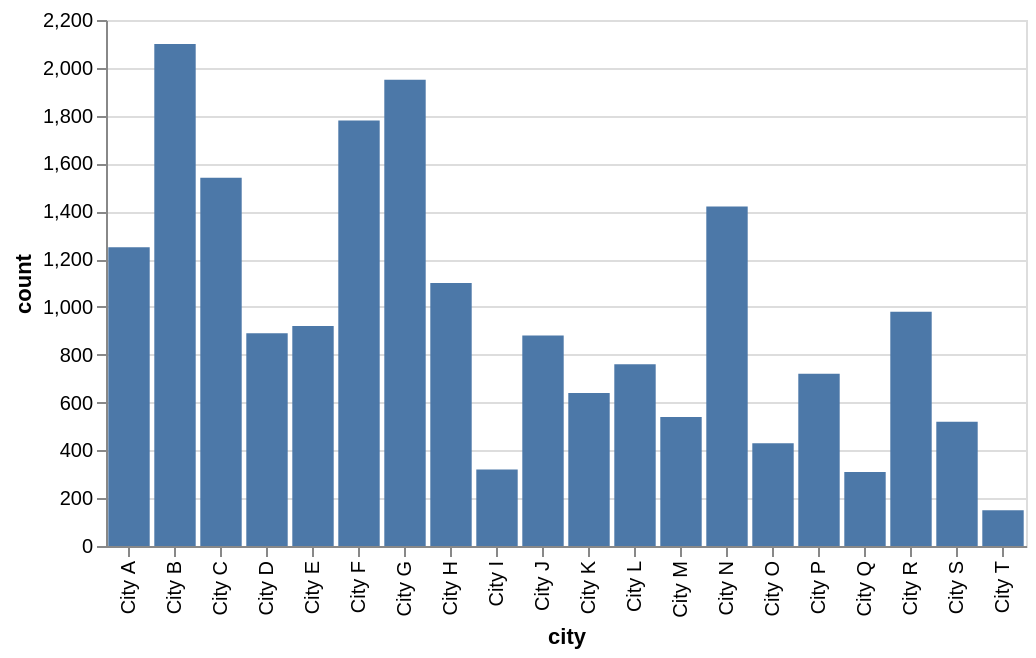

Write the Vega-Lite specification saved for this chart.
### Vega-Lite specification from a JSON file in a GitHub repository (floating-point values rounded to 4 significant figures)
{"mark": "bar", "encoding": {"x": {"field": "city", "type": "nominal", "sort": null}, "y": {"field": "count", "type": "quantitative", "scale": {"zero": true}, "axis": {"format": ",.12~g"}}}, "config": {"view": {"continuousWidth": 400, "continuousHeight": 263}, "axisX": {"labelLimit": 100, "labelFontSize": 10}, "axisY": {"labelFontSize": 10}, "facet": {"spacing": 26}, "mark": {"tooltip": true}}, "width": {"step": 23}, "data": {"values": [{"season": 1735689600, "seasonLabel": "2025-01-01", "region": "N", "city": "City A", "percentage": 85, "count": 1250, "attitude": "strongly agree", "rank": 1}, {"season": 1735689600, "seasonLabel": "2025-01-01", "region": "E", "city": "City B", "percentage": 78, "count": 2100, "attitude": "agree", "rank": 2}, {"season": 1735689600, "seasonLabel": "2025-01-01", "region": "S", "city": "City C", "percentage": 65, "count": 1540, "attitude": "agree", "rank": 4}, {"season": 1735689600, "seasonLabel": "2025-01-01", "region": "W", "city": "City D", "percentage": 42, "count": 890, "attitude": "neutral", "rank": 8}, {"season": 1743465600, "seasonLabel": "2025-04-01", "region": "N", "city": "City E", "percentage": 55, "count": 920, "attitude": "agree", "rank": 6}, {"season": 1743465600, "seasonLabel": "2025-04-01", "region": "E", "city": "City F", "percentage": 92, "count": 1780, "attitude": "strongly agree", "rank": 1}, {"season": 1743465600, "seasonLabel": "2025-04-01", "region": "S", "city": "City G", "percentage": 88, "count": 1950, "attitude": "strongly agree", "rank": 2}, {"season": 1743465600, "seasonLabel": "2025-04-01", "region": "W", "city": "City H", "percentage": 30, "count": 1100, "attitude": "disagree", "rank": 12}, {"season": 1751241600, "seasonLabel": "2025-06-30", "region": "N", "city": "City I", "percentage": 15, "count": 320, "attitude": "strongly disagree", "rank": 20}, {"season": 1751241600, "seasonLabel": "2025-06-30", "region": "E", "city": "City J", "percentage": 60, "count": 880, "attitude": "agree", "rank": 7}, {"season": 1751241600, "seasonLabel": "2025-06-30", "region": "S", "city": "City K", "percentage": 72, "count": 640, "attitude": "agree", "rank": 5}, {"season": 1751241600, "seasonLabel": "2025-06-30", "region": "W", "city": "City L", "percentage": 48, "count": 760, "attitude": "neutral", "rank": 9}, {"season": 1759017600, "seasonLabel": "2025-09-28", "region": "N", "city": "City M", "percentage": 35, "count": 540, "attitude": "disagree", "rank": 15}, {"season": 1759017600, "seasonLabel": "2025-09-28", "region": "E", "city": "City N", "percentage": 81, "count": 1420, "attitude": "strongly agree", "rank": 3}, {"season": 1759017600, "seasonLabel": "2025-09-28", "region": "S", "city": "City O", "percentage": 58, "count": 430, "attitude": "agree", "rank": 10}, {"season": 1759017600, "seasonLabel": "2025-09-28", "region": "W", "city": "City P", "percentage": 66, "count": 720, "attitude": "agree", "rank": 6}, {"season": 1766793600, "seasonLabel": "2025-12-27", "region": "N", "city": "City Q", "percentage": 25, "count": 310, "attitude": "disagree", "rank": 18}, {"season": 1766793600, "seasonLabel": "2025-12-27", "region": "E", "city": "City R", "percentage": 70, "count": 980, "attitude": "agree", "rank": 5}, {"season": 1766793600, "seasonLabel": "2025-12-27", "region": "S", "city": "City S", "percentage": 44, "count": 520, "attitude": "neutral", "rank": 11}, {"season": 1766793600, "seasonLabel": "2025-12-27", "region": "W", "city": "City T", "percentage": 20, "count": 150, "attitude": "strongly disagree", "rank": 19}]}, "$schema": "https://vega.github.io/schema/vega-lite/v5.json", "background": "white"}
